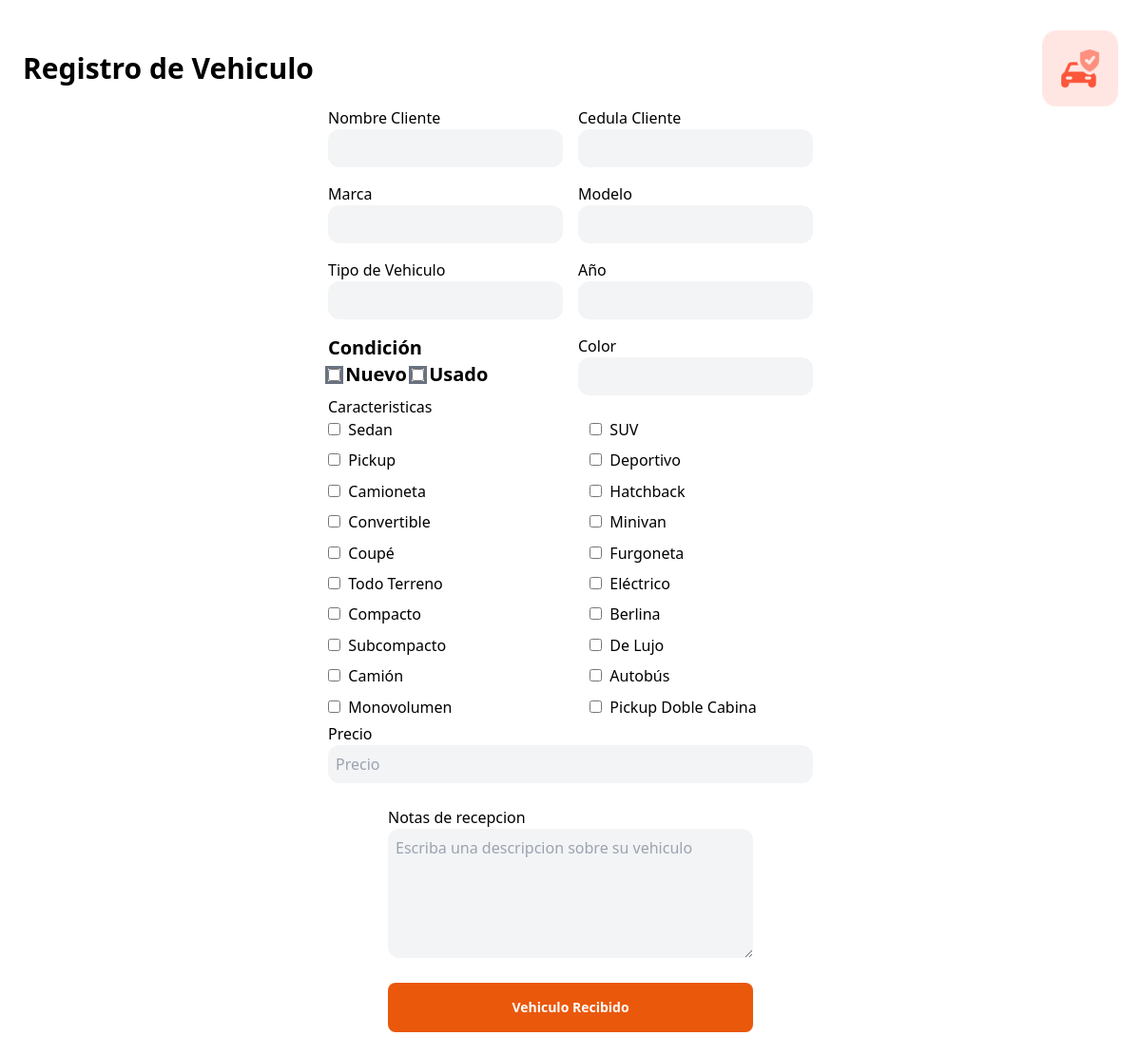
/pages/entrega.php, run on an earlier commit of the app's database.
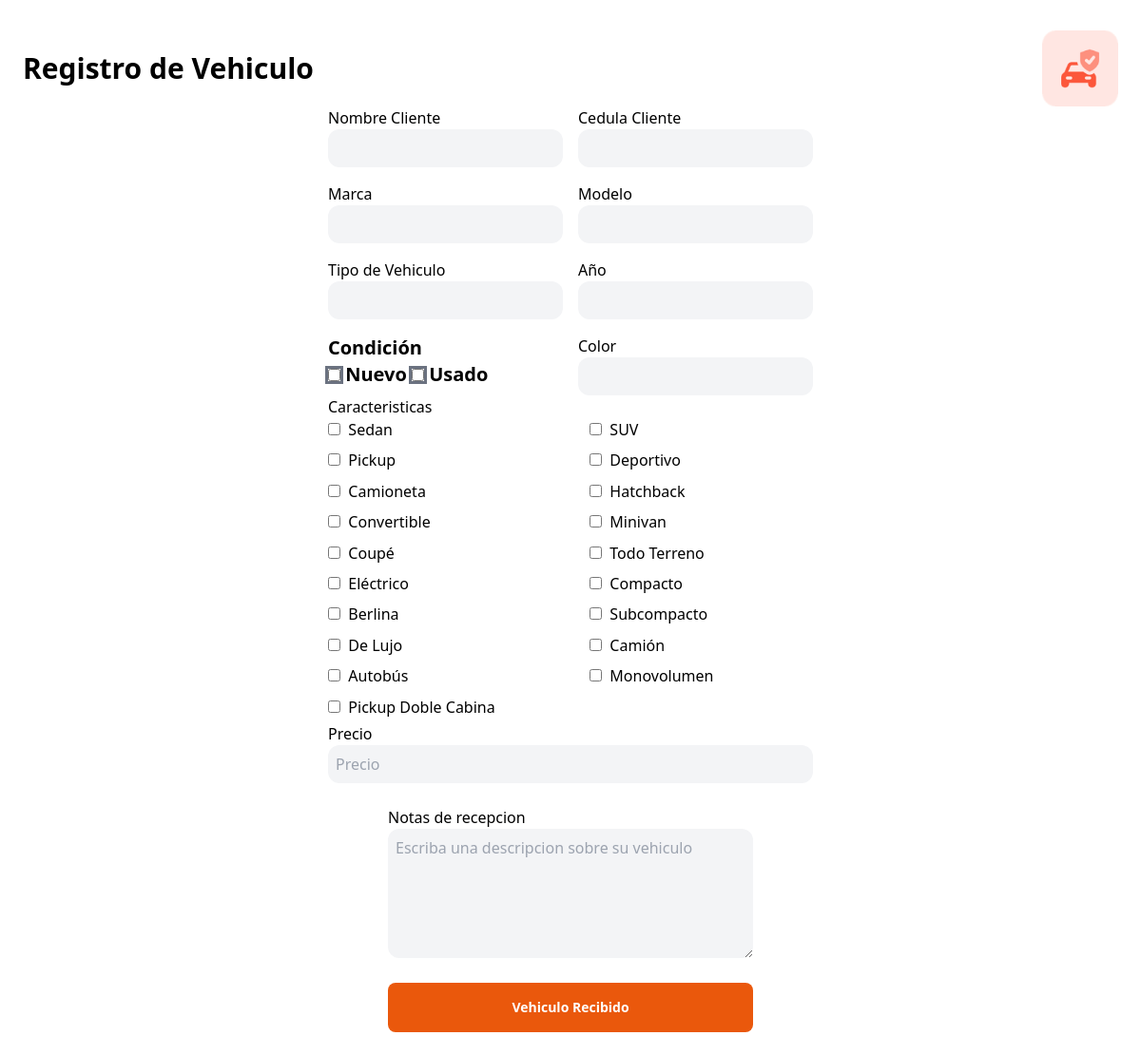
And on a later commit of the database.
### tables this page shows
CREATE TABLE IF NOT EXISTS `vehiculo_categoria` (
  `idVehiculo_Categoria` int NOT NULL AUTO_INCREMENT,
  `nombre_Categoria` varchar(45) NOT NULL,
  PRIMARY KEY (`idVehiculo_Categoria`)
);

### pages/entrega.php (the view, shortened to what this page needs)
<?php session_start();
require("../php/connection.php");
$caracteristicas = $mysqli->query("SELECT * FROM `vehiculo_categoria`");
?>
<!DOCTYPE html>
<html lang="en">
<head>
    <link href="../css/output.css" rel="stylesheet">
    <link href="../css/input.css" rel="stylesheet">
</head>
<body>
    <div class="w-screen p-6 ">
        <div class=" flex justify-between items-center mt-2">
            <span class="text-3xl font-bold ">Registro de Vehiculo</span>
            <div class="w-20">
                <img src="../pictures/auto.png" alt="">
            </div>
        </div>
        <form action="./detalle.php?id=1" method="post" class="flex flex-col gap-6 items-center ">
            <div class=" gap-12">
                    <div class="grid grid-cols-2 gap-4">
                        <label>
                            <span>Nombre Cliente</span></br>
                            <input type="text" disabled >
                        </label>
                        <label>
                            <span>Cedula Cliente</span></br>
                            <input type="text" disabled >
                        </label>
                        <label>
                            <span>Marca</span></br>
                            <input type="text" disabled >
                        </label>
                        <label>
                            <span>Modelo</span></br>
                            <input type="text" disabled >
                        </label>
                        <label>
                            <span>Tipo de Vehiculo</span></br>
                            <input type="text" disabled >
                        </label>
                        <label>
                            <span>Año</span></br>
                            <input type="text" disabled >
                        </label>
                        <div class=" text-xl font-bold  gap-4 ">
                            <span>Condición</span></br>
                            <label>
                                <input class="outline " type="checkbox" name="condicion[]" value="1"> Nuevo
                            </label>
                            <label>
                                <input class="outline" type="checkbox" name="condicion[]" value="0"> Usado
                            </label>
                        </div>
                        <label>
                            <span>Color</span></br>
                            <input type="text" disabled >
                        </label>
                    </div>
                    <div>
                        <span>Caracteristicas</span>
                        <div class="grid grid-cols-2 gap-1 gap-x-14 h-80  pr-4 ">
                            <?php
                            if ($caracteristicas) {
                                if ($caracteristicas->num_rows > 0) {
                                    while ($datos = $caracteristicas->fetch_assoc()) {
                            ?>
                                        <label class=" rounded-lg ">
                                            <input  type="checkbox" name="tipo[]" value="<?php echo $datos['idVehiculo_Categoria'] ?>">
                                            &nbsp;<?php echo $datos['nombre_Categoria'] ?>
                                        </label>
                            <?php
                                    }
                                }
                            } else {
                                echo "<option >Error executing the query: " . $mysqli->error . "</option>";
                            }
                            ?>
                        </div>
                    </div>
                    <label class="">
                        <span>Precio</span>
                        <input   name="precio" placeholder="Precio ">
                    </label>
            </div>
            <div class="w-full max-w-sm  ">
                <label class="  ">
                    <span>Notas de recepcion</span>
                    <textarea  rows="5" name="precio" placeholder="Escriba una descripcion sobre su vehiculo "></textarea>
                </label>
                <button class="w-full text-center  py-4 mt-5 bg-orange-600 rounded-lg text-sm  font-semibold text-white" type="submit">Vehiculo Recibido</a>
            </div>
    </div>
</body>
</html>

What changed in the data, as far as the page shows it:
removed vehiculo_categoria: nombre_Categoria "Furgoneta"
